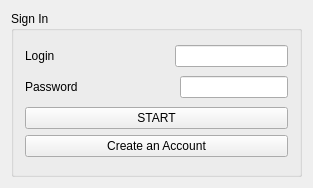
<?xml version="1.0" encoding="UTF-8"?>
<ui version="4.0">
 <class>LogIn</class>
 <widget class="QWidget" name="LogIn">
  <property name="geometry">
   <rect>
    <x>0</x>
    <y>0</y>
    <width>313</width>
    <height>188</height>
   </rect>
  </property>
  <property name="windowTitle">
   <string>LOGIN</string>
  </property>
  <layout class="QVBoxLayout" name="verticalLayout_3">
   <item>
    <widget class="QGroupBox" name="groupBox">
     <property name="title">
      <string>Sign In</string>
     </property>
     <layout class="QVBoxLayout" name="verticalLayout_2">
      <item>
       <layout class="QHBoxLayout" name="horizontalLayout">
        <item>
         <widget class="QLabel" name="label">
          <property name="text">
           <string>Login</string>
          </property>
         </widget>
        </item>
        <item>
         <spacer name="horizontalSpacer">
          <property name="orientation">
           <enum>Qt::Horizontal</enum>
          </property>
          <property name="sizeHint" stdset="0">
           <size>
            <width>40</width>
            <height>20</height>
           </size>
          </property>
         </spacer>
        </item>
        <item>
         <widget class="QLineEdit" name="login">
          <property name="toolTip">
           <string>&lt;html&gt;&lt;head/&gt;&lt;body&gt;&lt;p&gt;min    4 symbols&lt;/p&gt;&lt;p&gt;max 16 symbols&lt;/p&gt;&lt;/body&gt;&lt;/html&gt;</string>
          </property>
          <property name="whatsThis">
           <string>&lt;html&gt;&lt;head/&gt;&lt;body&gt;&lt;p&gt;&lt;br/&gt;&lt;/p&gt;&lt;/body&gt;&lt;/html&gt;</string>
          </property>
         </widget>
        </item>
       </layout>
      </item>
      <item>
       <layout class="QHBoxLayout" name="horizontalLayout_2">
        <item>
         <widget class="QLabel" name="label_2">
          <property name="text">
           <string>Password</string>
          </property>
         </widget>
        </item>
        <item>
         <spacer name="horizontalSpacer_2">
          <property name="orientation">
           <enum>Qt::Horizontal</enum>
          </property>
          <property name="sizeHint" stdset="0">
           <size>
            <width>40</width>
            <height>20</height>
           </size>
          </property>
         </spacer>
        </item>
        <item>
         <widget class="QLineEdit" name="password">
          <property name="toolTip">
           <string>&lt;html&gt;&lt;head/&gt;&lt;body&gt;&lt;p&gt;min    6 symbols&lt;/p&gt;&lt;p&gt;max 18 symbols&lt;/p&gt;&lt;/body&gt;&lt;/html&gt;</string>
          </property>
          <property name="whatsThis">
           <string>&lt;html&gt;&lt;head/&gt;&lt;body&gt;&lt;p&gt;&lt;br/&gt;&lt;/p&gt;&lt;/body&gt;&lt;/html&gt;</string>
          </property>
         </widget>
        </item>
       </layout>
      </item>
      <item>
       <layout class="QVBoxLayout" name="verticalLayout">
        <item>
         <widget class="QPushButton" name="START">
          <property name="text">
           <string>START</string>
          </property>
         </widget>
        </item>
        <item>
         <widget class="QPushButton" name="CreateAnAcc">
          <property name="text">
           <string>Create an Account</string>
          </property>
         </widget>
        </item>
       </layout>
      </item>
     </layout>
    </widget>
   </item>
  </layout>
 </widget>
 <layoutdefault spacing="6" margin="11"/>
 <resources/>
 <connections/>
</ui>
